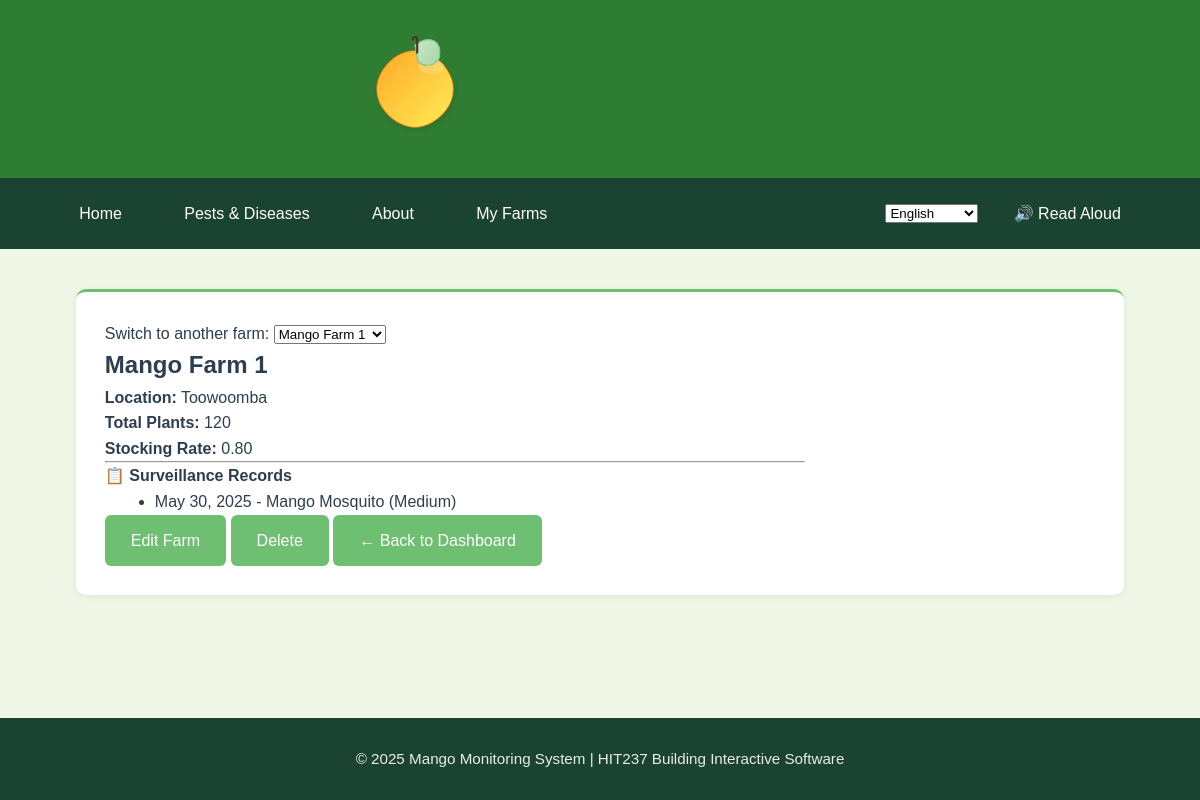
Screenshot of /myfarms/farms/16/ (signed in) with the database file from the repository.
### App2/models.py (models this page shows, shortened)
class Farm(models.Model):
    name = models.CharField(max_length=100)
    location = models.CharField(max_length=150)
    owner = models.ForeignKey(User, on_delete=models.CASCADE, related_name="farms")
    total_plants = models.IntegerField(validators=[MinValueValidator(1)], help_text="Total number of mango plants on the property")
    farm_size = models.DecimalField(max_digits=10, decimal_places=2, help_text="Farm size in hectares")
    stocking_rate = models.DecimalField(max_digits=10, decimal_places=2, help_text="Plants per hectare", editable=False)
    created_at = models.DateTimeField(auto_now_add=True)
    updated_at = models.DateTimeField(auto_now=True)
    class Meta:
        ordering = ['name']

class Surveillance(models.Model):
    SEVERITY_CHOICES = [
        (1, 'Low'),
        (2, 'Medium'),
        (3, 'High'),
        (4, 'Critical'),
    ]
    PLANT_PART_CHOICES = [
        ('leaves', 'Leaves'),
        ('fruit', 'Fruit'),
        ('flowers', 'Flowers'),
        ('stem', 'Stem/Branches'),
        ('roots', 'Roots'),
        ('whole', 'Whole Plant'),
    ]
    farm = models.ForeignKey(Farm, on_delete=models.CASCADE, related_name='surveillance_records')
    date_observed = models.DateField()
    time_observed = models.TimeField()
    plants_inspected = models.IntegerField(validators=[MinValueValidator(1)],help_text="Number of plants inspected in this surveillance")
    plant_part = models.CharField(max_length=20, choices=PLANT_PART_CHOICES)
    pest = models.ForeignKey(Pest, on_delete=models.CASCADE, related_name='occurrences')
    severity = models.IntegerField(choices=SEVERITY_CHOICES)
    pest_count = models.IntegerField(default=0, help_text="Estimated number of pests found")
    notes = models.TextField(blank=True)
    weather_conditions = models.CharField(max_length=100, blank=True, help_text="e.g., Sunny, Rainy, Humid")
    created_by = models.ForeignKey(User, on_delete=models.SET_NULL, null=True)
    created_at = models.DateTimeField(auto_now_add=True)
    updated_at = models.DateTimeField(auto_now=True)
    class Meta:
        ordering = ['-date_observed', '-time_observed']

class Pest(models.Model):
    name = models.CharField(max_length=100)
    description = models.TextField()
    reference_pest_id = models.IntegerField(null=True, blank=True,help_text="ID from reference pest database if identified")
    created_by = models.ForeignKey(User, on_delete=models.SET_NULL, null=True)

### App2/views.py (the view)
# urls.py: path('farms/<int:pk>/', views.FarmDetailView.as_view(), name='farm-detail'),
class FarmDetailView(LoginRequiredMixin, OwnerMixin, DetailView):
    model = Farm
    template_name = 'app2/farm_detail.html'
    def get_context_data(self, **kwargs):
        context = super().get_context_data(**kwargs)
        context['user_farms'] = Farm.objects.filter(owner=self.request.user)
        context['is_superuser'] = self.request.user.is_superuser
        return context

### App2/views.py (called while the page is built)
    def test_func(self):
        if self.request.user.is_superuser:
            return True
        obj = self.get_object()
        if hasattr(obj, 'owner'):
            return obj.owner == self.request.user
        elif hasattr(obj, 'farm'):
            return obj.farm.owner == self.request.user
        return False

### App2/templates/App2/farm_detail.html (shortened to what this page needs)
{% extends 'app2/base.html' %}
{% block content %}
<div class="card shadow-sm p-3">
<div class="farm-detail-wrapper">
  <div class="mb-3">
    <label for="farm-selector" class="form-label">Switch to another farm:</label>
    <select id="farm-selector" class="form-select" onchange="if(this.value) window.location.href=this.value">
      {% for user_farm in user_farms %}
        <option value="{% url 'App2:farm-detail' user_farm.pk %}" {% if user_farm.pk == farm.pk %}selected{% endif %}>
          {{ user_farm.name }}
        </option>
      {% endfor %}
    </select>
  </div>
  <div class="form-card mx-auto text-center" style="max-width: 700px;">    <h2 class="mb-3">{{ farm.name }}</h2>
    <p><strong>Location:</strong> {{ farm.location }}</p>
    <p><strong>Total Plants:</strong> {{ farm.total_plants }}</p>
    <p><strong>Stocking Rate:</strong> {{ farm.stocking_rate|floatformat:2 }}</p>
    <hr class="my-4" />
    <h4 class="mt-4 mb-2">📋 Surveillance Records</h4>
    {% if farm.surveillance_records.all %}
      <ul class="text-start" style="max-width: 600px; margin: auto;">
        {% for record in farm.surveillance_records.all %}
          <li>{{ record.date_observed }} - {{ record.pest.name }} ({{ record.get_severity_display }})</li>
        {% endfor %}
      </ul>
    {% else %}
      <p>No surveillance data yet.</p>
    {% endif %}
    <div class="mt-4 d-flex flex-wrap justify-content-center gap-2">
      <a href="{% url 'App2:farm-update' farm.pk %}" class="btn btn-success">Edit Farm</a>
      <a href="{% url 'App2:farm-delete' farm.pk %}" class="btn btn-success">Delete</a>
      <a href="{% url 'App2:profile' %}" class="btn btn-outline-success">← Back to Dashboard</a>
    </div>
</div>
  </div>
</div>
{% endblock %}

### App1/static/css/base.css (style rules this page uses)
:root { --primary-green: #2E7D32; --secondary-green: #6FBF73; --accent-green: #A2C523; --light-bg: #F0F7E6; --card-bg: #FFFFFF; --text-dark: #2C3E50; --text-light: #5D6D7E; --shadow-sm: 0 2px 8px rgba(46, 125, 50, 0.1); --shadow-md: 0 4px 12px rgba(46, 125, 50, 0.15); --border-color: #dcdcdc; }
* { margin: 0; padding: 0; box-sizing: border-box; font-family: 'Poppins', sans-serif; }
body { min-height: 100vh; display: flex; flex-direction: column; background-color: var(--light-bg); color: var(--text-dark); line-height: 1.6; }
.card { background: var(--card-bg); border-radius: 10px; box-shadow: var(--shadow-sm); padding: 1.8rem; transition: all 0.3s ease; border-top: 3px solid var(--secondary-green); }
.btn { display: inline-flex; align-items: center; gap: 0.5rem; padding: 0.7rem 1.5rem; background-color: var(--secondary-green); color: white; border-radius: 6px; text-decoration: none; font-weight: 500; transition: all 0.3s ease; border: 2px solid transparent; }

### rows the page displays
Farm: name "Mango Farm 1", location "Toowoomba", total_plants "120", stocking_rate "0.80"
Surveillance: date_observed "May 30, 2025", pest.name "Mango Mosquito", severity "Medium"

### other values shown
form field value "Mango Farm 1"
